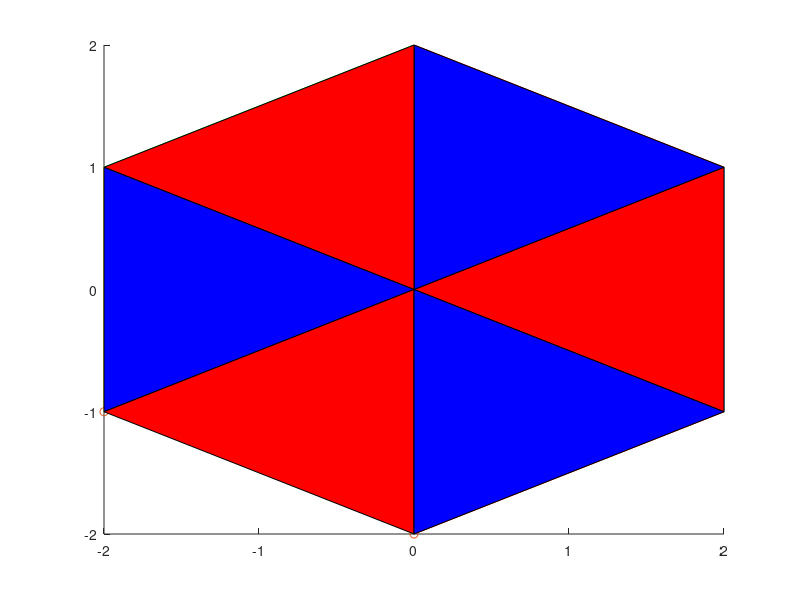

MATLAB code to generate this figure:
% ----------------
% ----- EX 4 -----
% ----------------

% ----- setting the p variable -----
p = 4;

% ----- defining the regions and their coordinates -----
a_x = [0 2 2 0];
a_y = [0 1 -1 0];

b_x = [0 0 2 0];
b_y = [0 2 1 0];

c_x = [0 0 -2 0];
c_y = [0 2 1 0];

d_x = [0 -2 -2 0];
d_y = [0 1 -1 0];

e_x = [0 -2 0 0];
e_y = [0 -1 -2 0];

f_x = [0 0 2 0];
f_y = [0 -2 -1 0];

% ----- displaying the plot -----
figure; hold on; 
plot( a_x, a_y, b_x, b_y, 'r', c_x, c_y, 'g', d_x, d_y, 'y', e_x, e_y, 'o', f_x, f_y, 'r'); 
fill(a_x, a_y, 'red');
fill(b_x, b_y, 'blue');
fill(c_x, c_y, 'red');
fill(d_x, d_y, 'blue');
fill(e_x, e_y, 'red');
fill(f_x, f_y, 'blue');